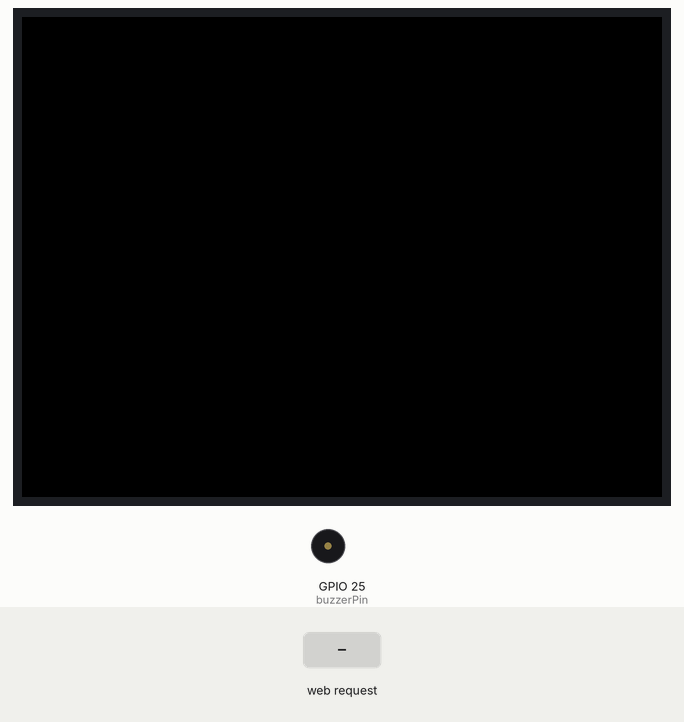
Recording of a program running on a simulated ESP32. Parts: 320×240 colour display, buzzer (waves = sounding). The inputs (shaded band) are chosen by the test bench. WiFi joins after 1.5 s; servers stay silent unless stated; what the program prints to the serial monitor is not drawn.

Above: at 3.3 s.
3.4 s: HTTP request GET /set?freq=1&vol=1 received
At 4.5 s:
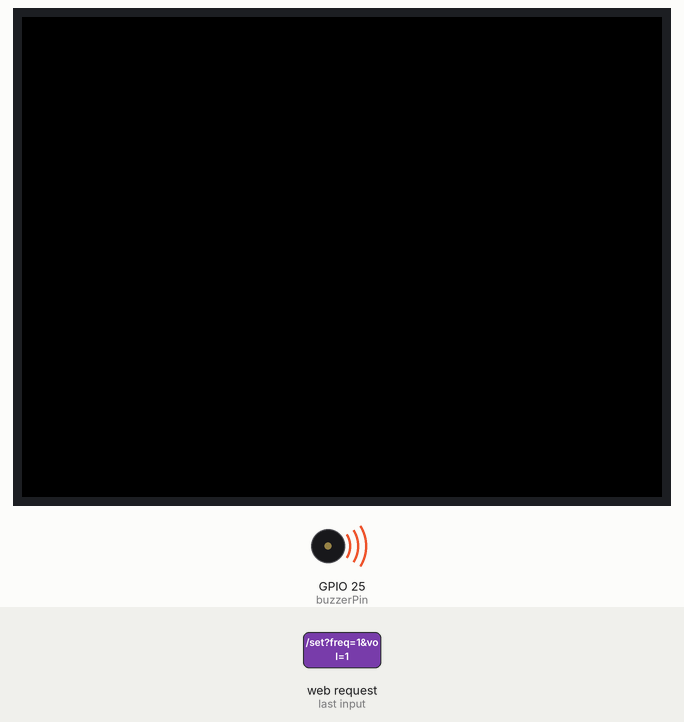
Timing chart, 0 to 6.4 s (numbered marks = the images above; inputs shaded):
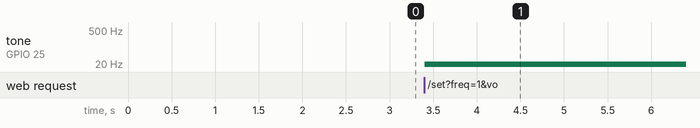

Measured:
- after the input at 3.4 s, tone on GPIO 25 (buzzerPin): silent → 1 Hz at once

The program:

main.cpp
```cpp
#include <WiFi.h>                 // WiFi library for ESP32
#include <ESPAsyncWebServer.h>    // Async WebServer library
#include <M5Stack.h>              // Include M5Stack library (if using M5Stack, otherwise remove this line)

// Define the buzzer pin
const int buzzerPin = 25;       // Change this to the pin you are using

// Replace with your network credentials
const char* ssid = "ACT102722051029";        // Your Wi-Fi SSID
const char* password = "99356842";  // Your Wi-Fi password

// Define PWM properties
const int ledChannel = 0;       // PWM channel
const int resolution = 8;       // PWM resolution (8-bit, range 0-255)

// Create an AsyncWebServer object on port 80
AsyncWebServer server(80);

// Placeholder for dynamic values
String processor(const String& var) {
  // When {{RSSI}} is found in HTML, replace with Wi-Fi signal strength
  if (var == "RSSI") {
    return String(WiFi.RSSI());
  }
  // Add more dynamic values as needed
  return String();
}

const char webpage[] PROGMEM = R"rawliteral(
<!DOCTYPE HTML>
<html>
<head>
  <title>ESP32 Buzzer Control</title>
  <meta name="viewport" content="width=device-width, initial-scale=1">
  <script>
    function sendValues() {
      var freq = document.getElementById("freq").value;
      var vol = document.getElementById("vol").value;
      var xhr = new XMLHttpRequest();
      xhr.open("GET", "/set?freq=" + freq + "&vol=" + vol, true);
      xhr.send();
    }

    function updateValue(id, value) {
      document.getElementById(id + "_value").innerText = value;
    }
  </script>
</head>
<body>
  <h1>Buzzer Control</h1>

  <label for="freq">Frequency (Hz):</label>
  <input type="range" id="freq" name="freq" min="100" max="10000" value="1000" step="10"
         oninput="updateValue('freq', this.value)" onchange="sendValues()">
  <span id="freq_value">1000</span> Hz<br><br>

  <label for="vol">Volume (0-255):</label>
  <input type="range" id="vol" name="vol" min="0" max="255" value="0" step="1"
         oninput="updateValue('vol', this.value)" onchange="sendValues()">
  <span id="vol_value">0</span><br><br>

</body>
</html>
)rawliteral";


void setup() {

  M5.begin();

  // Start Serial Monitor
  Serial.begin(115200);

  // Set up the PWM properties
  ledcSetup(ledChannel, 1000, resolution);
  ledcAttachPin(buzzerPin, ledChannel);

  // Connect to Wi-Fi
  WiFi.begin(ssid, password);
  Serial.println("Connecting to Wi-Fi...");

  while (WiFi.status() != WL_CONNECTED) {
    delay(1000);
    Serial.print(".");
  }

  Serial.println("");
  Serial.println("Wi-Fi connected.");
  Serial.print("IP Address: ");
  Serial.println(WiFi.localIP());

  // Serve the HTML page
  server.on("/", HTTP_GET, [](AsyncWebServerRequest *request){
    request->send(200, "text/html", webpage);
  });

  // Handle requests to set frequency and volume
  server.on("/set", HTTP_GET, [](AsyncWebServerRequest *request){
    if (request->hasParam("freq") && request->hasParam("vol")) {
      int freq = request->getParam("freq")->value().toInt();
      int vol = request->getParam("vol")->value().toInt();
      ledcWriteTone(ledChannel, freq); // Set frequency
      ledcWrite(ledChannel, vol);      // Set volume (duty cycle)
      request->send(200, "text/plain", "Buzzer set to frequency " + String(freq) + " Hz and volume " + String(vol));
    } else {
      request->send(400, "text/plain", "Bad Request");
    }
  });

  // Start server
  server.begin();
  Serial.println("Web server started.");
}

void loop() {
  // Nothing to do here since it's asynchronous
}
```
